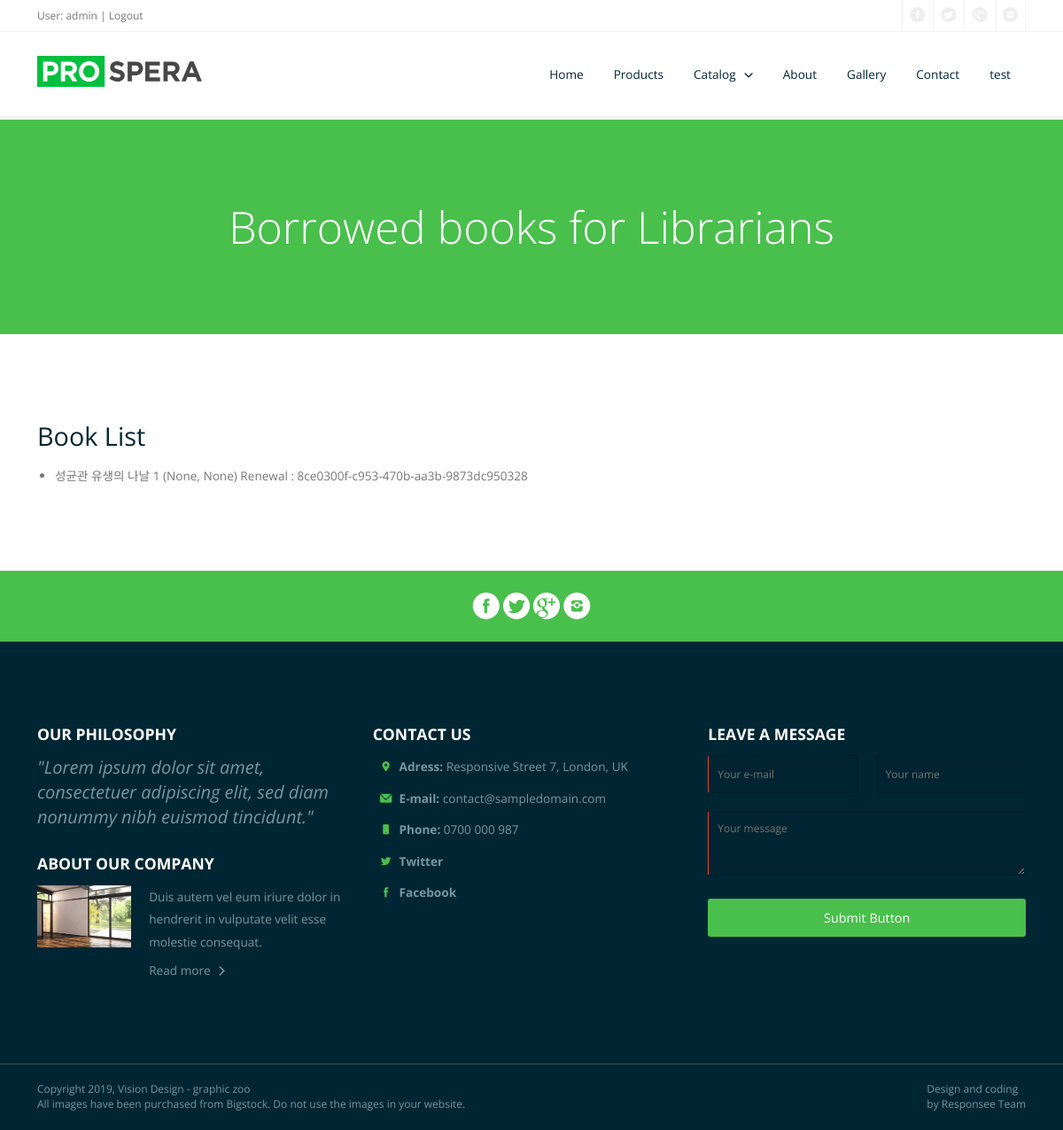
The app's page /catalog/managebooks/ (signed in), older data.
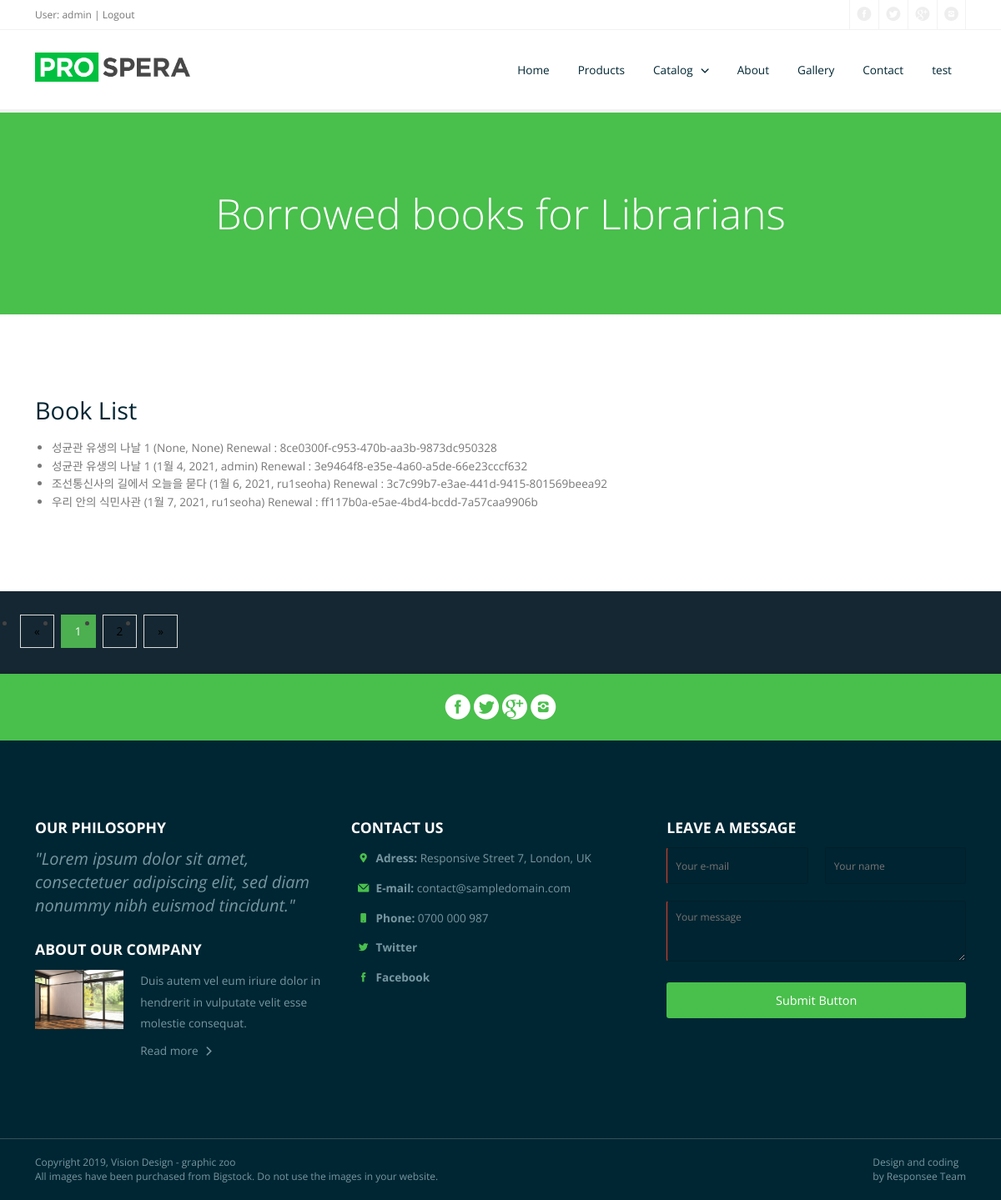
The same page, newer data.
### catalog/models.py (models this page shows, shortened)
class BookInstance(models.Model):
    id = models.UUIDField(primary_key=True, default=uuid.uuid4, help_text='Unique ID for this particular book across whole library')
    book = models.ForeignKey('Book', on_delete=models.SET_NULL, null=True)
    imprint = models.CharField(max_length=200)
    due_back = models.DateField(null=True, blank=True)
    borrower = models.ForeignKey(User, on_delete=models.SET_NULL, null=True, blank=True)
    @property
    def is_overdue(self):
        if self.due_back and date.today() > self.due_back:
            return True
        return False
    LOAN_STATUS = (
        ('m', 'Maintenance'),
        ('o', 'On loan'),
        ('a', 'Available'),
        ('r', 'Reserved'),
    )
    status = models.CharField(
        max_length=1,
        choices=LOAN_STATUS,
        blank=True,
        default='m',
        help_text='Book availability',
    )
    class Meta:
        ordering = ['due_back']
        permissions = [('can_mark_returned', 'set book as returned')]

class Book(models.Model):
    title = models.CharField(max_length=200)
    author = models.ForeignKey('Author', on_delete=models.SET_NULL, null=True)
    summary = models.TextField(max_length=1000, help_text='Enter a brief description of the book')
    isbn = models.CharField('ISBN', max_length=13, help_text='13 Character <a href="https://www.isbn-international.org/content/what-isbn">ISBN number</a>')
    genre = models.ManyToManyField(Genre, help_text='Select a genre for this book')
    language = models.ForeignKey('Language', on_delete=models.SET_NULL, null=True)
    def display_genre(self):
        """Create a string for the Genre. This is required to display genre in Admin."""
        return ', '.join(genre.name for genre in self.genre.all()[:3])
    display_genre.short_description = 'Genre'

### catalog/views.py (the view)
# urls.py: path('managebooks/', views.LoanedBooksListView.as_view(), name='manage-borrowed'),
class LoanedBooksListView(PermissionRequiredMixin, generic.ListView):
    model = BookInstance
    permission_required = 'catalog.can_mark_returned'
    template_name ='catalog/bookinstance_list_borrowed.html'
    paginate_by = 4
    def get_queryset(self):
        return BookInstance.objects.filter(status__exact='o').order_by('due_back')

### catalog/templates/catalog/bookinstance_list_borrowed.html (shortened to what this page needs)
{% extends "base.html" %}
{% block content %}
    <main role="main">
      <article>
        <header class="section background-primary text-center">
            <h1 class="text-white margin-bottom-0 text-size-50 text-thin text-line-height-1">Borrowed books for Librarians</h1>
        </header>
        <div class="section background-white">
          <div class="line">
            <h1>Book List</h1>
            {% if bookinstance_list %}
            <ul>
              {% for bookinst in bookinstance_list %}
              <li class="{% if bookinst.is_overdue %}text-danger{% endif %}">
                <a href="{% url 'book-detail' bookinst.book.pk %}">{{bookinst.book.title}}</a> ({{ bookinst.due_back }}, {{ bookinst.borrower}})
                <a href="{% url 'renew-book-librarian' bookinst.id %}">Renewal : {{ bookinst.id }} </a>
              </li>
              {% endfor %}
            </ul>
            {% else %}
              <p>There are no books in the library.</p>
            {% endif %}
          </div>
        </div>
      </article>
    </main>
{% endblock %}

### website/templates/base.html (shortened to what the changed rows need)
{% load static %}
<!DOCTYPE html>
<html lang="en-US">
  <head>
    <link rel="stylesheet" href="{% static 'website/' %}css/components.css">
    <link rel="stylesheet" href="{% static 'website/' %}css/icons.css">
    <link rel="stylesheet" href="{% static 'website/' %}css/responsee.css">
    <link rel="stylesheet" href="{% static 'website/' %}owl-carousel/owl.carousel.css">
    <link rel="stylesheet" href="{% static 'website/' %}owl-carousel/owl.theme.css">
    <link rel="stylesheet" href="{% static 'website/' %}css/template-style.css">
    <link rel="stylesheet" href="{% static 'catalog/' %}css/styles.css">
  </head>
  <body class="size-1140">
{% block content %}
{% endblock %}
{% block pagination %}
{% if is_paginated %}
<nav aria-label="Page navigation">
  <ul class="pagination">
    {% if page_obj.has_previous %}
    <li class="page-item"> <a class="page-link" href="?page={{page_obj.previous_page_number}}">&laquo;</a> </li>
    {% else %}
    <li class="page-item disabled">
      <a class="page-link" href="#">&laquo;</a>
    </li>
    {% endif %}
    {% for i in paginator.page_range %}
    {% if page_obj.number == i %}
    <li class="page-item"><a class="page-link active">{{ i }}</a></li>
    {% else %}
    <li class="page-item"> <a class="page-link" href="?page={{ i }}">{{ i }}</a> </li>
    {% endif %}
    {% endfor %}
    {% if page_obj.has_next %}
    <li class="page-item"> <a href="?page={{page_obj.next_page_number}}" class="page-link">&raquo;</a> </li>
    {% else %}
    <li class="page-item disabled"> <a class="page-link">&raquo;</a> </li>
    {% endif %}
  </ul>
</nav>
{% endif %}
{% endblock %}
     </body>
  </html>

Row changes from the older to the newer data that the page shows:
now on this page (row edited): BookInstance: book "성균관 유생의 나날 1", due_back "1월 4, 2021", borrower "admin", id "3e9464f8-e35e-4a60-a5de-66e23cccf632"
now on this page (row edited): BookInstance: book "조선통신사의 길에서 오늘을 묻다", due_back "1월 6, 2021", borrower "ru1seoha", id "3c7c99b7-e3ae-441d-9415-801569beea92"
now on this page (row edited): BookInstance: book "우리 안의 식민사관", due_back "1월 7, 2021", borrower "ru1seoha", id "ff117b0a-e5ae-4bd4-bcdd-7a57caa9906b"
Text that changed along with them:
new list line: "1"
new list line: "2"
